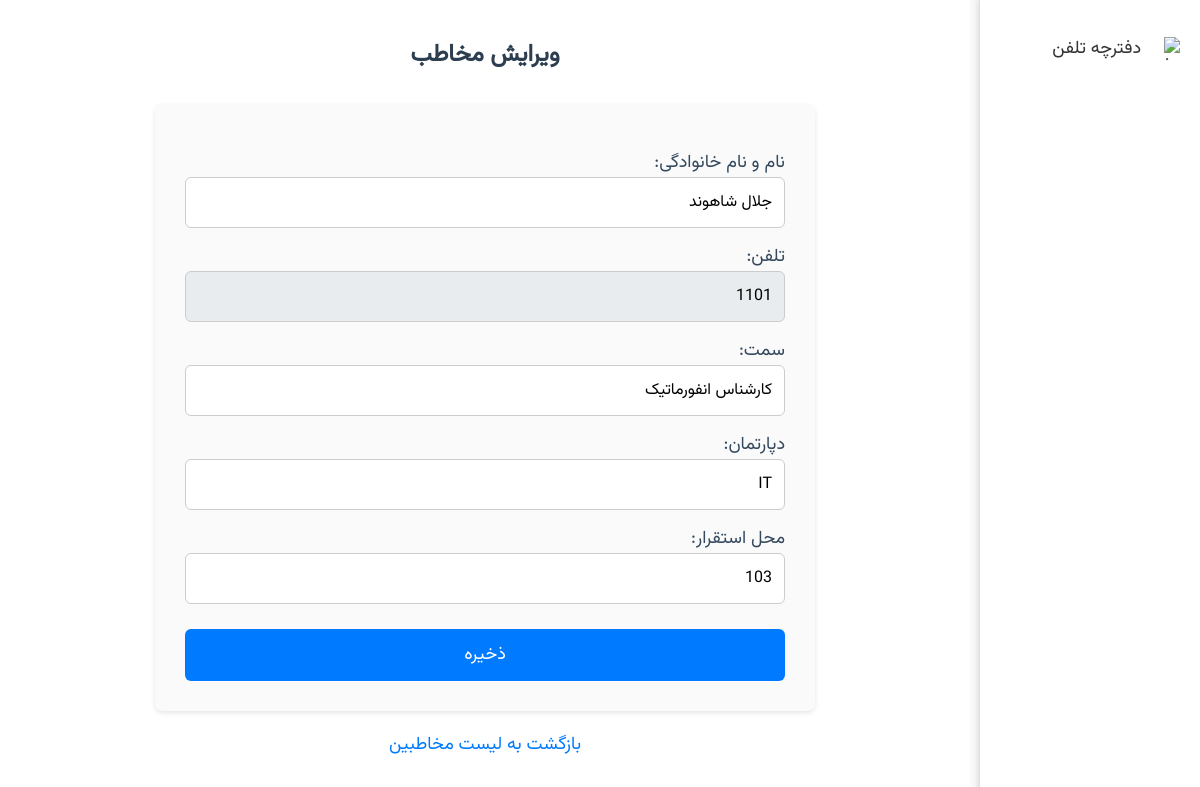
The app's page /edit/9, older data.
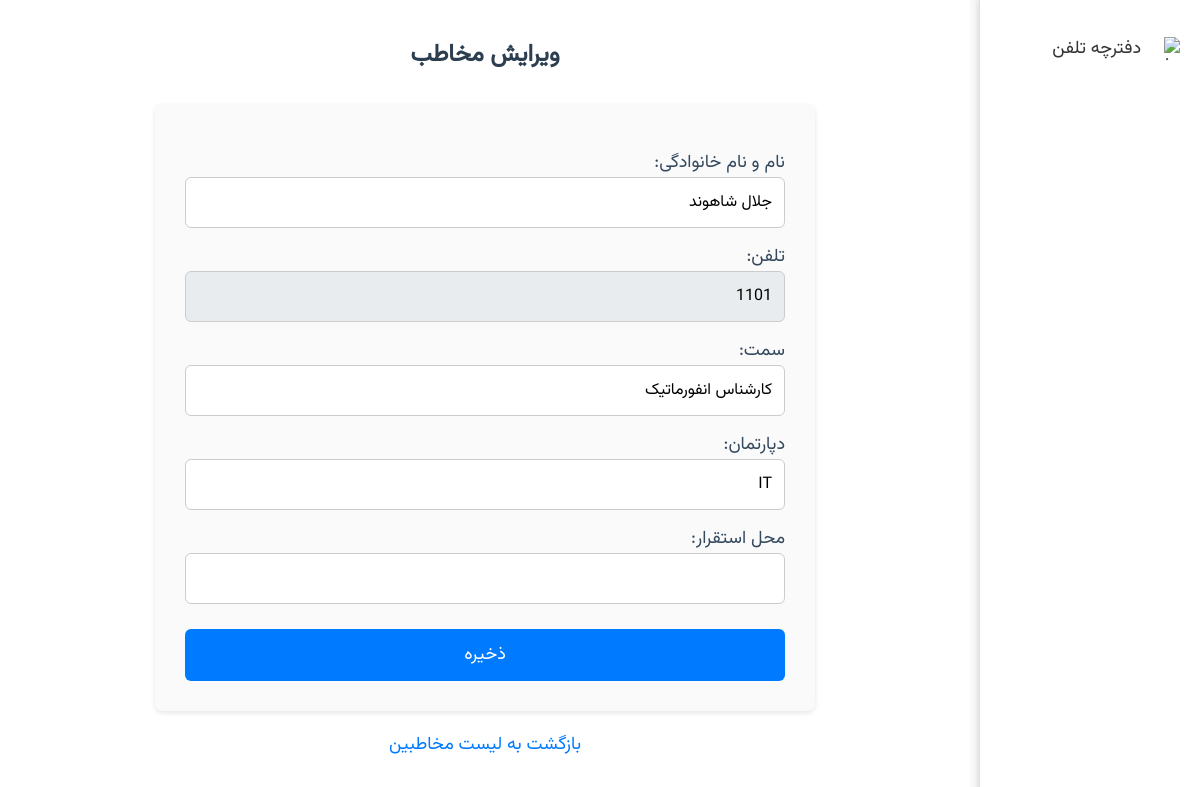
The same page, newer data.
### tables this page shows
CREATE TABLE contacts (
    id INTEGER PRIMARY KEY AUTOINCREMENT,
    full_name TEXT,
    phone TEXT NOT NULL,
    position TEXT,
    department TEXT,
    location TEXT
);

### app.py (the view, shortened to what this page needs)
@app.route('/edit/<int:id>', methods=('GET', 'POST'))
def edit(id):
    conn = get_db_connection()
    contact = conn.execute('SELECT * FROM contacts WHERE id = ?', (id,)).fetchone()
    conn.close()
    return render_template('edit.html', contact=contact)

### app.py (called while the page is built)
def get_db_connection():
    conn = sqlite3.connect('database.db')
    conn.row_factory = sqlite3.Row  # برای دسترسی به ستون‌ها با نام
    return conn

### templates/edit.html (shortened to what this page needs)
<!DOCTYPE html>
<html lang="fa" dir="rtl">
<head>
</head>
<body>
    <div class="sidebar">
        <a href="{{ url_for('index') }}" title="دفترچه تلفن">
            <img src="/static/phonebook_icon.png" alt="دفترچه تلفن">
            دفترچه تلفن
        </a>
    </div>
    <div class="main-content">
        <h1>ویرایش مخاطب</h1>
        <form method="post">
            <label>نام و نام خانوادگی:</label>
            <input type="text" name="full_name" value="{{ contact['full_name'] }}" required>
            <label>تلفن:</label>
            <input type="text" name="phone" value="{{ contact['phone'] }}" required readonly>
            <label>سمت:</label>
            <input type="text" name="position" value="{{ contact['position'] }}">
            <label>دپارتمان:</label>
            <input type="text" name="department" value="{{ contact['department'] }}">
            <label>محل استقرار:</label>
            <input type="text" name="location" value="{{ contact['location'] }}">
            <button type="submit">ذخیره</button>
        </form>
        <a href="{{ url_for('index') }}" class="back-link">بازگشت به لیست مخاطبین</a>
    </div>
</body>
</html>

Row changes from the older to the newer data that the page shows:
changed contacts "جلال شاهوند": location "103" → (not shown)
